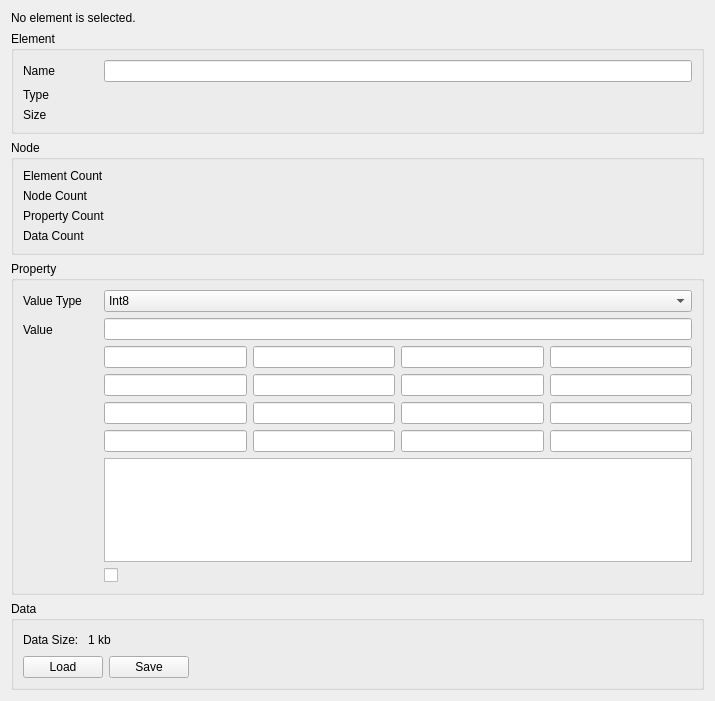
<?xml version="1.0" encoding="UTF-8"?>
<ui version="4.0">
 <class>ZEMLEditorElementWidget</class>
 <widget class="QWidget" name="ZEMLEditorElementWidget">
  <property name="geometry">
   <rect>
    <x>0</x>
    <y>0</y>
    <width>715</width>
    <height>701</height>
   </rect>
  </property>
  <property name="windowTitle">
   <string>ZEMLEditorElementWidget</string>
  </property>
  <layout class="QVBoxLayout" name="verticalLayout_2">
   <item>
    <widget class="QLabel" name="lblNoElementSelected">
     <property name="text">
      <string>No element is selected.</string>
     </property>
    </widget>
   </item>
   <item>
    <widget class="QGroupBox" name="grpElement">
     <property name="title">
      <string>Element</string>
     </property>
     <layout class="QFormLayout" name="formLayout">
      <property name="fieldGrowthPolicy">
       <enum>QFormLayout::AllNonFixedFieldsGrow</enum>
      </property>
      <item row="0" column="0">
       <widget class="QLabel" name="label_3">
        <property name="minimumSize">
         <size>
          <width>75</width>
          <height>0</height>
         </size>
        </property>
        <property name="text">
         <string>Name</string>
        </property>
       </widget>
      </item>
      <item row="0" column="1">
       <widget class="QLineEdit" name="txtName"/>
      </item>
      <item row="1" column="0">
       <widget class="QLabel" name="label_7">
        <property name="text">
         <string>Type</string>
        </property>
       </widget>
      </item>
      <item row="1" column="1">
       <widget class="QLabel" name="lblElementType">
        <property name="text">
         <string/>
        </property>
       </widget>
      </item>
      <item row="2" column="0">
       <widget class="QLabel" name="label_5">
        <property name="text">
         <string>Size</string>
        </property>
       </widget>
      </item>
      <item row="2" column="1">
       <widget class="QLabel" name="lblElementSize">
        <property name="text">
         <string/>
        </property>
       </widget>
      </item>
     </layout>
    </widget>
   </item>
   <item>
    <widget class="QGroupBox" name="grpNode">
     <property name="title">
      <string>Node</string>
     </property>
     <layout class="QFormLayout" name="formLayout_3">
      <property name="fieldGrowthPolicy">
       <enum>QFormLayout::AllNonFixedFieldsGrow</enum>
      </property>
      <item row="0" column="0">
       <widget class="QLabel" name="lblItems">
        <property name="minimumSize">
         <size>
          <width>75</width>
          <height>0</height>
         </size>
        </property>
        <property name="text">
         <string>Element Count</string>
        </property>
       </widget>
      </item>
      <item row="1" column="0">
       <widget class="QLabel" name="lblItems_2">
        <property name="minimumSize">
         <size>
          <width>75</width>
          <height>0</height>
         </size>
        </property>
        <property name="text">
         <string>Node Count</string>
        </property>
       </widget>
      </item>
      <item row="2" column="0">
       <widget class="QLabel" name="lblItems_3">
        <property name="minimumSize">
         <size>
          <width>75</width>
          <height>0</height>
         </size>
        </property>
        <property name="text">
         <string>Property Count</string>
        </property>
       </widget>
      </item>
      <item row="3" column="0">
       <widget class="QLabel" name="lblItems_7">
        <property name="minimumSize">
         <size>
          <width>75</width>
          <height>0</height>
         </size>
        </property>
        <property name="text">
         <string>Data Count</string>
        </property>
       </widget>
      </item>
      <item row="0" column="1">
       <widget class="QLabel" name="lblElementCount">
        <property name="text">
         <string/>
        </property>
       </widget>
      </item>
      <item row="1" column="1">
       <widget class="QLabel" name="lblNodeCount">
        <property name="text">
         <string/>
        </property>
       </widget>
      </item>
      <item row="2" column="1">
       <widget class="QLabel" name="lblPropertyCount">
        <property name="text">
         <string/>
        </property>
       </widget>
      </item>
      <item row="3" column="1">
       <widget class="QLabel" name="lblDataCount">
        <property name="text">
         <string/>
        </property>
       </widget>
      </item>
     </layout>
    </widget>
   </item>
   <item>
    <widget class="QGroupBox" name="grpProperty">
     <property name="title">
      <string>Property</string>
     </property>
     <layout class="QFormLayout" name="formLayout_2">
      <property name="fieldGrowthPolicy">
       <enum>QFormLayout::AllNonFixedFieldsGrow</enum>
      </property>
      <item row="0" column="0">
       <widget class="QLabel" name="label_2">
        <property name="minimumSize">
         <size>
          <width>75</width>
          <height>0</height>
         </size>
        </property>
        <property name="text">
         <string>Value Type</string>
        </property>
       </widget>
      </item>
      <item row="0" column="1">
       <widget class="QComboBox" name="cmbValueType">
        <item>
         <property name="text">
          <string>Int8</string>
         </property>
        </item>
        <item>
         <property name="text">
          <string>Int16</string>
         </property>
        </item>
        <item>
         <property name="text">
          <string>Int32</string>
         </property>
        </item>
        <item>
         <property name="text">
          <string>Int64</string>
         </property>
        </item>
        <item>
         <property name="text">
          <string>UInt8</string>
         </property>
        </item>
        <item>
         <property name="text">
          <string>UInt16</string>
         </property>
        </item>
        <item>
         <property name="text">
          <string>UInt32</string>
         </property>
        </item>
        <item>
         <property name="text">
          <string>UInt64</string>
         </property>
        </item>
        <item>
         <property name="text">
          <string>Float</string>
         </property>
        </item>
        <item>
         <property name="text">
          <string>Double</string>
         </property>
        </item>
        <item>
         <property name="text">
          <string>Boolean</string>
         </property>
        </item>
        <item>
         <property name="text">
          <string>String</string>
         </property>
        </item>
        <item>
         <property name="text">
          <string>Vector2</string>
         </property>
        </item>
        <item>
         <property name="text">
          <string>Vector2d</string>
         </property>
        </item>
        <item>
         <property name="text">
          <string>Vector3</string>
         </property>
        </item>
        <item>
         <property name="text">
          <string>Vector3d</string>
         </property>
        </item>
        <item>
         <property name="text">
          <string>Vector4</string>
         </property>
        </item>
        <item>
         <property name="text">
          <string>Vector4d</string>
         </property>
        </item>
        <item>
         <property name="text">
          <string>Quaternion</string>
         </property>
        </item>
        <item>
         <property name="text">
          <string>Matrix3x3</string>
         </property>
        </item>
        <item>
         <property name="text">
          <string>Matrix3x3d</string>
         </property>
        </item>
        <item>
         <property name="text">
          <string>Matrix4x4</string>
         </property>
        </item>
        <item>
         <property name="text">
          <string>Matrix4x4d</string>
         </property>
        </item>
       </widget>
      </item>
      <item row="1" column="0">
       <widget class="QLabel" name="label">
        <property name="text">
         <string>Value</string>
        </property>
       </widget>
      </item>
      <item row="1" column="1">
       <layout class="QVBoxLayout" name="verticalLayout_3">
        <item>
         <widget class="QLineEdit" name="txtValueInt"/>
        </item>
        <item>
         <widget class="QWidget" name="widget" native="true">
          <layout class="QGridLayout" name="gridLayout">
           <property name="leftMargin">
            <number>0</number>
           </property>
           <property name="topMargin">
            <number>0</number>
           </property>
           <property name="rightMargin">
            <number>0</number>
           </property>
           <property name="bottomMargin">
            <number>0</number>
           </property>
           <item row="1" column="3">
            <widget class="QLineEdit" name="txtValueFloat24"/>
           </item>
           <item row="2" column="3">
            <widget class="QLineEdit" name="txtValueFloat34"/>
           </item>
           <item row="3" column="0">
            <widget class="QLineEdit" name="txtValueFloat41"/>
           </item>
           <item row="1" column="2">
            <widget class="QLineEdit" name="txtValueFloat23"/>
           </item>
           <item row="2" column="2">
            <widget class="QLineEdit" name="txtValueFloat33"/>
           </item>
           <item row="2" column="1">
            <widget class="QLineEdit" name="txtValueFloat32"/>
           </item>
           <item row="2" column="0">
            <widget class="QLineEdit" name="txtValueFloat31"/>
           </item>
           <item row="3" column="1">
            <widget class="QLineEdit" name="txtValueFloat42"/>
           </item>
           <item row="3" column="2">
            <widget class="QLineEdit" name="txtValueFloat43"/>
           </item>
           <item row="3" column="3">
            <widget class="QLineEdit" name="txtValueFloat44"/>
           </item>
           <item row="0" column="1">
            <widget class="QLineEdit" name="txtValueFloat12"/>
           </item>
           <item row="0" column="0">
            <widget class="QLineEdit" name="txtValueFloat11"/>
           </item>
           <item row="0" column="2">
            <widget class="QLineEdit" name="txtValueFloat13"/>
           </item>
           <item row="1" column="0">
            <widget class="QLineEdit" name="txtValueFloat21"/>
           </item>
           <item row="1" column="1">
            <widget class="QLineEdit" name="txtValueFloat22"/>
           </item>
           <item row="0" column="3">
            <widget class="QLineEdit" name="txtValueFloat14"/>
           </item>
          </layout>
         </widget>
        </item>
        <item>
         <widget class="QTextEdit" name="txtValueString"/>
        </item>
        <item>
         <widget class="QCheckBox" name="chkValueBoolean">
          <property name="text">
           <string/>
          </property>
         </widget>
        </item>
        <item>
         <spacer name="verticalSpacer_3">
          <property name="orientation">
           <enum>Qt::Vertical</enum>
          </property>
          <property name="sizeHint" stdset="0">
           <size>
            <width>20</width>
            <height>40</height>
           </size>
          </property>
         </spacer>
        </item>
       </layout>
      </item>
     </layout>
    </widget>
   </item>
   <item>
    <widget class="QGroupBox" name="grpData">
     <property name="title">
      <string>Data</string>
     </property>
     <layout class="QVBoxLayout" name="verticalLayout">
      <item>
       <layout class="QHBoxLayout" name="horizontalLayout_3">
        <item>
         <widget class="QLabel" name="label_4">
          <property name="text">
           <string>Data Size: </string>
          </property>
         </widget>
        </item>
        <item>
         <widget class="QLabel" name="lblDataSize">
          <property name="text">
           <string>1 kb</string>
          </property>
         </widget>
        </item>
        <item>
         <spacer name="horizontalSpacer_3">
          <property name="orientation">
           <enum>Qt::Horizontal</enum>
          </property>
          <property name="sizeHint" stdset="0">
           <size>
            <width>40</width>
            <height>20</height>
           </size>
          </property>
         </spacer>
        </item>
       </layout>
      </item>
      <item>
       <layout class="QHBoxLayout" name="horizontalLayout_4">
        <item>
         <widget class="QPushButton" name="btnDataLoad">
          <property name="text">
           <string>Load</string>
          </property>
         </widget>
        </item>
        <item>
         <widget class="QPushButton" name="btnDataSave">
          <property name="text">
           <string>Save</string>
          </property>
         </widget>
        </item>
        <item>
         <spacer name="horizontalSpacer_4">
          <property name="orientation">
           <enum>Qt::Horizontal</enum>
          </property>
          <property name="sizeHint" stdset="0">
           <size>
            <width>40</width>
            <height>20</height>
           </size>
          </property>
         </spacer>
        </item>
       </layout>
      </item>
     </layout>
    </widget>
   </item>
   <item>
    <spacer name="verticalSpacer_2">
     <property name="orientation">
      <enum>Qt::Vertical</enum>
     </property>
     <property name="sizeHint" stdset="0">
      <size>
       <width>20</width>
       <height>40</height>
      </size>
     </property>
    </spacer>
   </item>
  </layout>
 </widget>
 <resources/>
 <connections/>
</ui>
